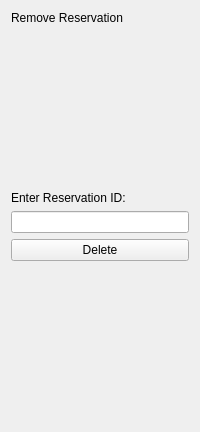
             <widget class="QWidget" name="DeleteBusPage_2">
              <layout class="QVBoxLayout" name="verticalLayout_40">
               <item>
                <widget class="QLabel" name="label_77">
                 <property name="text">
                  <string>Remove Reservation</string>
                 </property>
                </widget>
               </item>
               <item>
                <spacer name="verticalSpacer_45">
                 <property name="orientation">
                  <enum>Qt::Vertical</enum>
                 </property>
                 <property name="sizeHint" stdset="0">
                  <size>
                   <width>20</width>
                   <height>160</height>
                  </size>
                 </property>
                </spacer>
               </item>
               <item>
                <widget class="QLabel" name="label_78">
                 <property name="text">
                  <string>Enter Reservation ID:</string>
                 </property>
                </widget>
               </item>
               <item>
                <widget class="QLineEdit" name="lineEdit_30"/>
               </item>
               <item>
                <widget class="QPushButton" name="pushButton_58">
                 <property name="text">
                  <string>Delete</string>
                 </property>
                </widget>
               </item>
               <item>
                <spacer name="verticalSpacer_46">
                 <property name="orientation">
                  <enum>Qt::Vertical</enum>
                 </property>
                 <property name="sizeHint" stdset="0">
                  <size>
                   <width>20</width>
                   <height>160</height>
                  </size>
                 </property>
                </spacer>
               </item>
              </layout>
             </widget>
